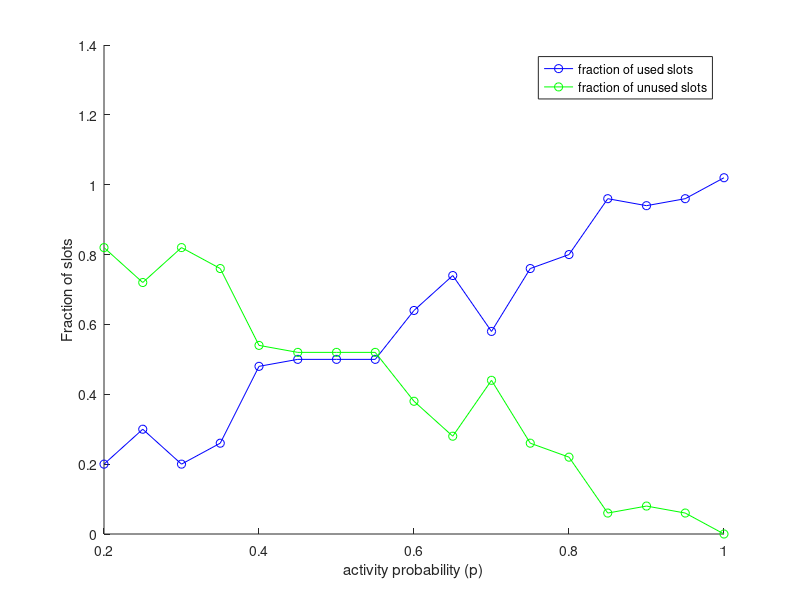

Write the MATLAB code that produced this figure.

devicesProbability = 0.2:0.05:1;
numberOfDevices = 0:50;
UsedSlotsList = [];
UnUsedSlotsList = [];

for P = devicesProbability
    usedSlots = 0;
    unUsedSlots = 0;
for N = numberOfDevices
    if(rand() < P)
        usedSlots = usedSlots + 1;
    else
        unUsedSlots = unUsedSlots + 1;
    end
end
    UsedSlotsList(end + 1) = usedSlots/N;
    UnUsedSlotsList(end + 1) = unUsedSlots/N;
end

figure; %making figure
hold on;
xlabel('activity probability (p)');
ylabel('Fraction of slots');

% Plot the results
plot(devicesProbability, UsedSlotsList, 'b-o', 'DisplayName', 'fraction of used slots');
plot(devicesProbability, UnUsedSlotsList, 'g-o', 'DisplayName', 'fraction of unused slots');
legend('show');
hold off;
